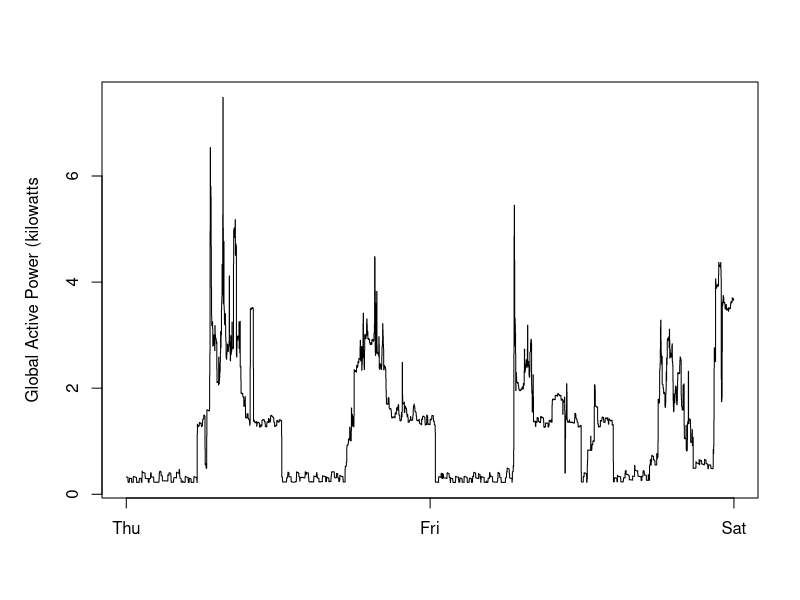

Recreate this plot in R.
# Read February data (created from dataset using getFebData.R)
library(data.table)
df <- fread("./data/feb_household.csv")
df <- df[, -1]

png(filename = "plot2.png")
par(mar = c(5.1, 5.1, 4.1, 2.1))
dates_vec <- as.POSIXct(c("2007-02-01", "2007-02-02", "2007-02-03"), tz="UTC")
labels_vec <- weekdays(dates_vec, abbreviate = TRUE)
plot(df$Date, df$Global_active_power, type = "S", xaxt = "n",
     xlab="", ylab="Global Active Power (kilowatts")
axis(side = 1, at = dates_vec, labels = labels_vec)
dev.off()
